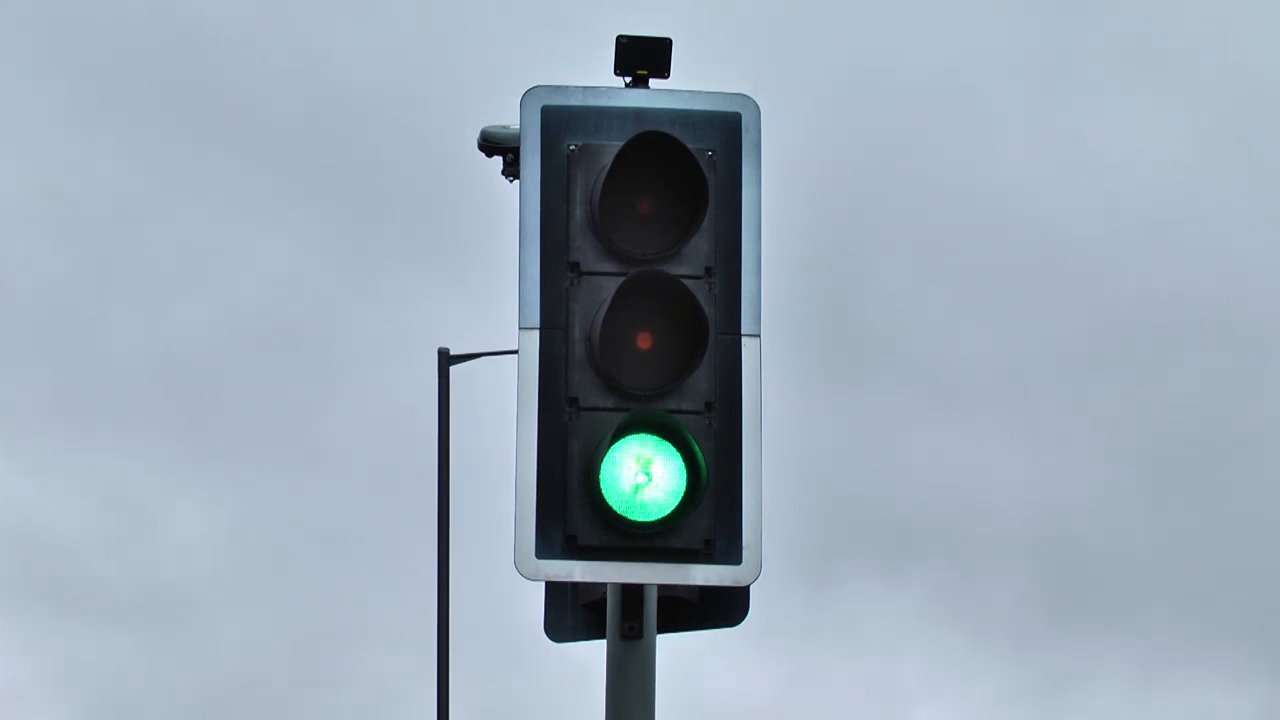
#> input picture frame 114 of resources/1.mp4, 1280 x 720 px
$ python main.py
#> lines starting #> are read from the running program, lines starting #| are printed output that depends on the picture; after the words box and inside, x2 and y2 are one past the last pixel; in counts of white or black regions, pixels touching at a corner belong together
import cv2
import numpy as np

def detect_color(mask, color_name, frame, box_color, stats_counter):
    contours, _ = cv2.findContours(mask, cv2.RETR_TREE, cv2.CHAIN_APPROX_SIMPLE)
    detected = False

    for cnt in contours:
        area = cv2.contourArea(cnt)
        if area > 500:  # filter small noise
            x, y, w, h = cv2.boundingRect(cnt)
            cv2.rectangle(frame, (x, y), (x + w, y + h), box_color, 2)
            cv2.putText(frame, color_name, (x, y - 10),
                        cv2.FONT_HERSHEY_SIMPLEX, 0.9, box_color, 2)
            detected = True

    if detected:
        stats_counter[color_name] += 1
    return detected

__path__=r"e:\dev\ML\Traffic light detection\resources\1.mp4"
cap = cv2.VideoCapture(__path__)# 0 = webcam, __path__ -> video

stats = {
    "total_frames": 0,
    "detected_frames": 0,
    "RED": 0,
    "YELLOW": 0,
    "GREEN": 0
}

while True:
    ret, frame = cap.read()
#> frame is the input picture: shape (720, 1280, 3); mean B, G, R 181.9, 168.9, 154.8
    if not ret:
        break

    stats["total_frames"] += 1

    frame = cv2.resize(frame, (640, 480))
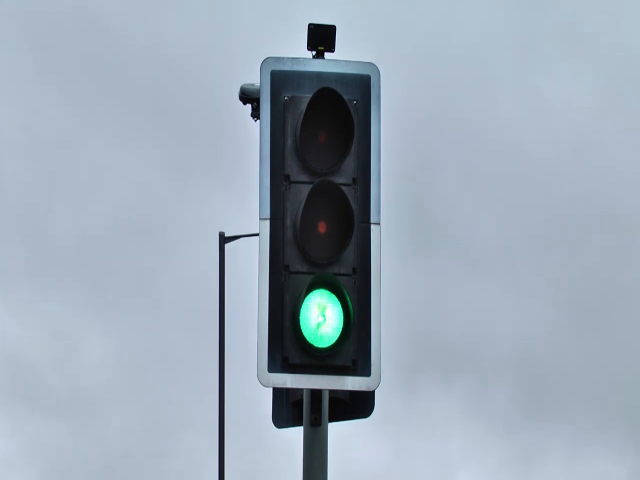
#> frame: shape (480, 640, 3); mean B, G, R 181.9, 168.9, 154.8

    hsv = cv2.cvtColor(frame, cv2.COLOR_BGR2HSV)
#> hsv: shape (480, 640, 3); mean H, S, V 104.4, 41.7, 182.2

    lower_red1 = np.array([0, 100, 100])
    upper_red1 = np.array([10, 255, 255])

    lower_red2 = np.array([160, 100, 100])
    upper_red2 = np.array([179, 255, 255])

    lower_yellow = np.array([20, 100, 100])
    upper_yellow = np.array([35, 255, 255])

    lower_green = np.array([40, 100, 100])
    upper_green = np.array([90, 255, 255])

    mask_red1 = cv2.inRange(hsv, lower_red1, upper_red1)
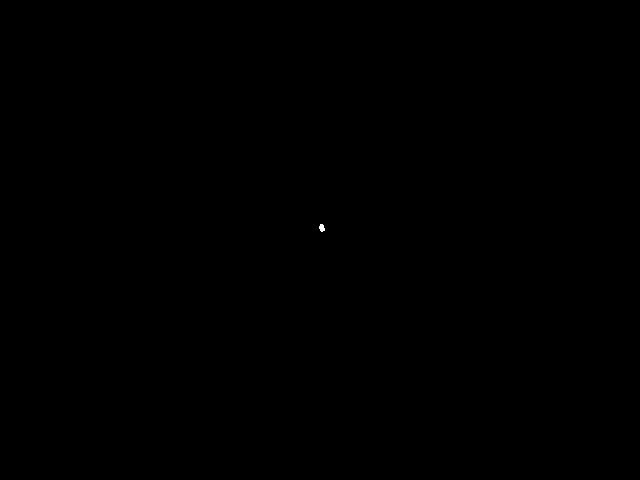
#> mask_red1: shape (480, 640); 0.01% white; 1 white region, box (x1, y1, x2, y2) and area: (319, 224, 325, 232) 35
    mask_red2 = cv2.inRange(hsv, lower_red2, upper_red2)
#> mask_red2: shape (480, 640); every value is 0
    mask_red = cv2.bitwise_or(mask_red1, mask_red2)

    mask_yellow = cv2.inRange(hsv, lower_yellow, upper_yellow)

    mask_green = cv2.inRange(hsv, lower_green, upper_green)
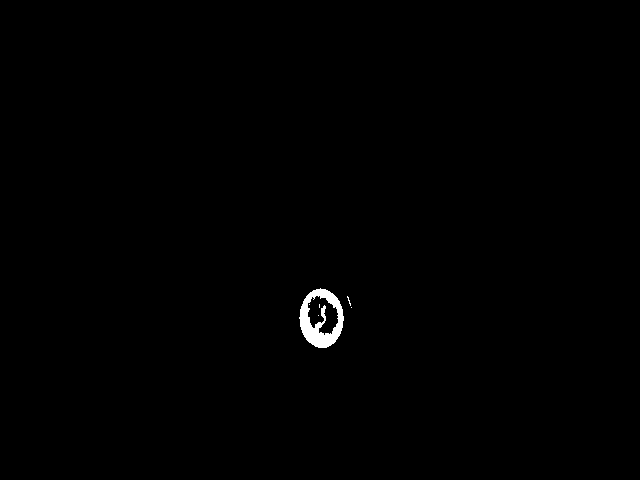
#> mask_green: shape (480, 640); 0.44% white; 6 white regions (5 under 20 px), largest, box (x1, y1, x2, y2) and area: (299, 288, 344, 348) 1322

    kernel = np.ones((5, 5), np.uint8)
    mask_red = cv2.morphologyEx(mask_red, cv2.MORPH_OPEN, kernel)
    mask_yellow = cv2.morphologyEx(mask_yellow, cv2.MORPH_OPEN, kernel)
    mask_green = cv2.morphologyEx(mask_green, cv2.MORPH_OPEN, kernel)
#> mask_green: shape (480, 640); 0.39% white; 1 white region

    detected_any = False
    if detect_color(mask_red, "RED", frame, (0, 0, 255), stats):
#> in detect_color, `contours, _ = cv2.findContours(mask, cv2.RETR_TREE, cv2.CHAIN_APPROX_S..`: contours = []
        print("STOP (RED LIGHT)")
        detected_any = True
    elif detect_color(mask_yellow, "YELLOW", frame, (0, 255, 255), stats):
        print("READY (YELLOW LIGHT)")
        detected_any = True
    elif detect_color(mask_green, "GREEN", frame, (0, 255, 0), stats):
#> call 3 of detect_color, with color_name = 'GREEN', box_color = (0, 255, 0)
#> in detect_color (call 3), `contours, _ = cv2.findContours(mask, cv2.RETR_TREE, cv2.CHAIN_APPROX_S..`: contours = 2 contours; box (x1, y1, x2, y2) and area: (300, 289, 344, 348) 1962, (307, 295, 339, 336) 903
#> the loop in detect_color (call 3), `for cnt in contours:` made 2 passes
#> (area, x, y, w, h, detected) on passes 1 to 2: (1962, 300, 289, 44, 59, True), (903, 307, 295, 32, 41, True)
#> after the loop in detect_color (call 3), `for cnt in contours:`:
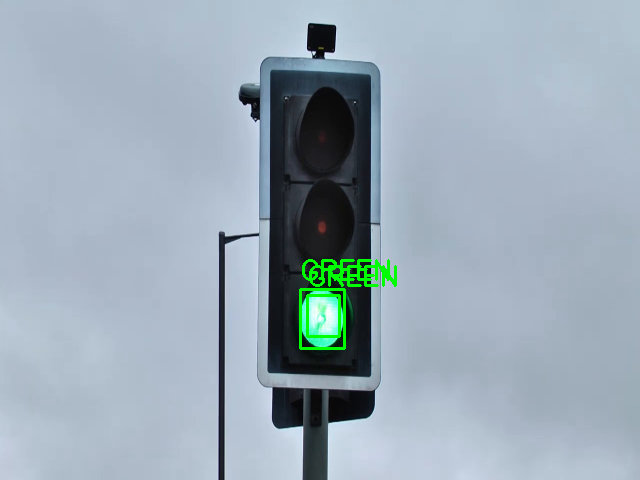
#> frame: shape (480, 640, 3); 0.81% of pixels changed, all inside (x1, y1, x2, y2) = (299, 259, 397, 350)
        print("GO (GREEN LIGHT)")
        detected_any = True
#> detected_any = True

    if detected_any:
        stats["detected_frames"] += 1

    cv2.imshow("Traffic Light Detection", frame)

    if cv2.waitKey(1) & 0xFF == 27:  # ESC to quit
#> (key Esc is pressed here)
        break

cap.release()
cv2.destroyAllWindows()

# Accuracy Report
print("\n========== Detection Accuracy Report ==========")
print(f"Total Frames Processed: {stats['total_frames']}")
print(f"Frames with Detection:  {stats['detected_frames']}")
if stats["total_frames"] > 0:
    accuracy = (stats["detected_frames"] / stats["total_frames"]) * 100
    print(f"Overall Detection Accuracy: {accuracy:.2f}%")
print(f"Red Detections:    {stats['RED']}")
print(f"Yellow Detections: {stats['YELLOW']}")
print(f"Green Detections:  {stats['GREEN']}")
print("==============================================")

$ run again, starting later in the video
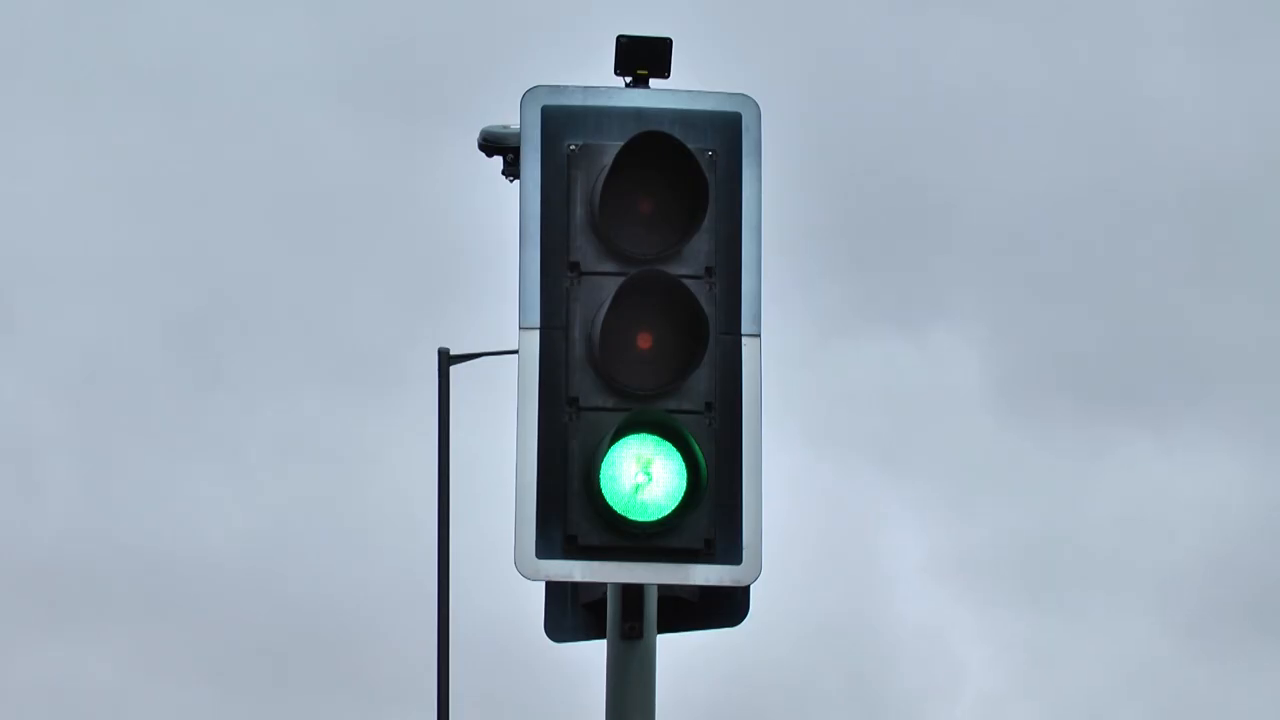
#> input picture frame 918 of resources/1.mp4, 1280 x 720 px
#> frame is the input picture: shape (720, 1280, 3); mean B, G, R 183, 169.6, 155.8
#> `frame = cv2.resize(frame, (640, 480))`:
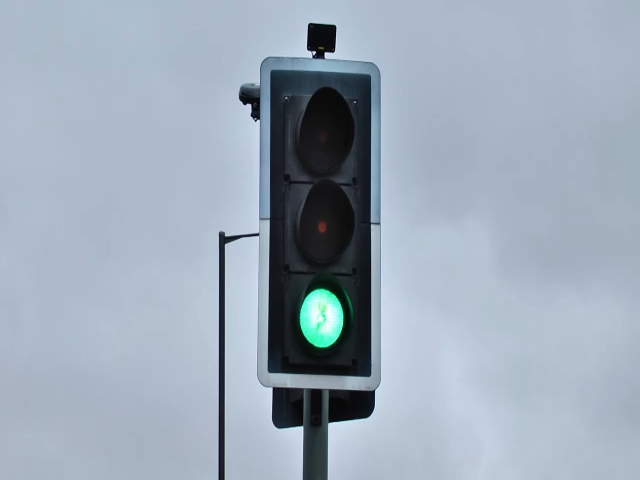
#> frame: shape (480, 640, 3); mean B, G, R 183, 169.6, 155.8
#> hsv: shape (480, 640, 3); mean H, S, V 104.7, 41.8, 183.3
#> mask_red1: shape (480, 640); 0.01% white in thin lines or dots, all inside (x1, y1, x2, y2) = (320, 227, 325, 232)
#> mask_red2: shape (480, 640); every value is 0
#> contours = []
#> contours = 1 contour; box (x1, y1, x2, y2) and area: (300, 289, 344, 348) 1048
#> the loop in detect_color (call 3), `for cnt in contours:` made 1 pass
#> (area, x, y, w, h, detected) on pass 1: (1047.5, 300, 289, 44, 59, True)
#> after the loop in detect_color (call 3), `for cnt in contours:`:
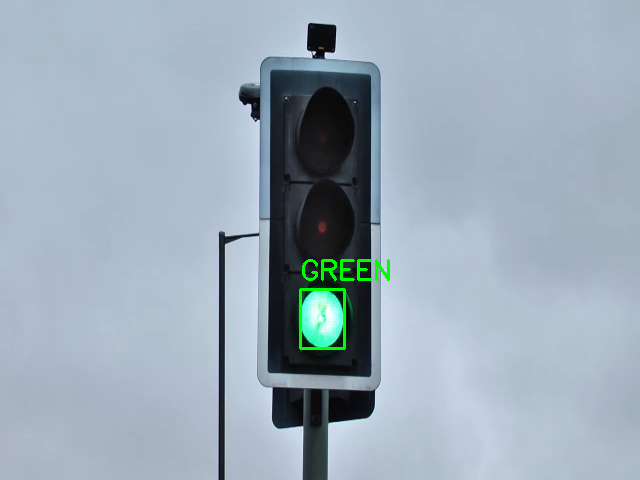
#> frame: shape (480, 640, 3); 0.47% of pixels changed, all inside (x1, y1, x2, y2) = (299, 259, 390, 350)
#> detected_any = True
